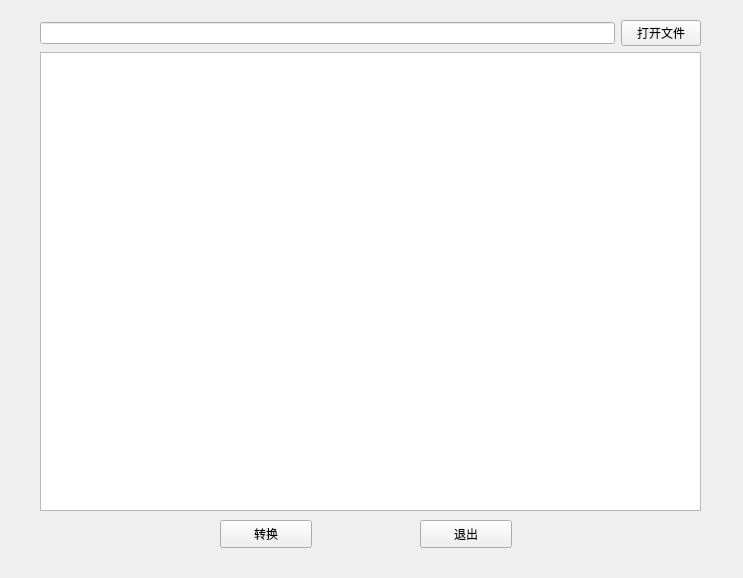
<?xml version="1.0" encoding="UTF-8"?>
<ui version="4.0">
 <class>document_previewer</class>
 <widget class="QWidget" name="document_previewer">
  <property name="geometry">
   <rect>
    <x>0</x>
    <y>0</y>
    <width>743</width>
    <height>578</height>
   </rect>
  </property>
  <property name="windowTitle">
   <string>document_previewer</string>
  </property>
  <widget class="QPushButton" name="pushButton2">
   <property name="geometry">
    <rect>
     <x>220</x>
     <y>520</y>
     <width>92</width>
     <height>28</height>
    </rect>
   </property>
   <property name="text">
    <string>转换</string>
   </property>
  </widget>
  <widget class="QPushButton" name="pushButton3">
   <property name="geometry">
    <rect>
     <x>420</x>
     <y>520</y>
     <width>92</width>
     <height>28</height>
    </rect>
   </property>
   <property name="text">
    <string>退出</string>
   </property>
  </widget>
  <widget class="QWidget" name="">
   <property name="geometry">
    <rect>
     <x>40</x>
     <y>20</y>
     <width>661</width>
     <height>491</height>
    </rect>
   </property>
   <layout class="QVBoxLayout" name="verticalLayout_2">
    <item>
     <layout class="QHBoxLayout" name="horizontalLayout">
      <item>
       <widget class="QLineEdit" name="lineEdit"/>
      </item>
      <item>
       <widget class="QPushButton" name="pushButton1">
        <property name="text">
         <string>打开文件</string>
        </property>
       </widget>
      </item>
     </layout>
    </item>
    <item>
     <layout class="QHBoxLayout" name="horizontalLayout_2">
      <item>
       <layout class="QVBoxLayout" name="verticalLayout">
        <item>
         <widget class="QTextEdit" name="textEdit"/>
        </item>
       </layout>
      </item>
     </layout>
    </item>
   </layout>
  </widget>
 </widget>
 <resources/>
 <connections/>
</ui>
